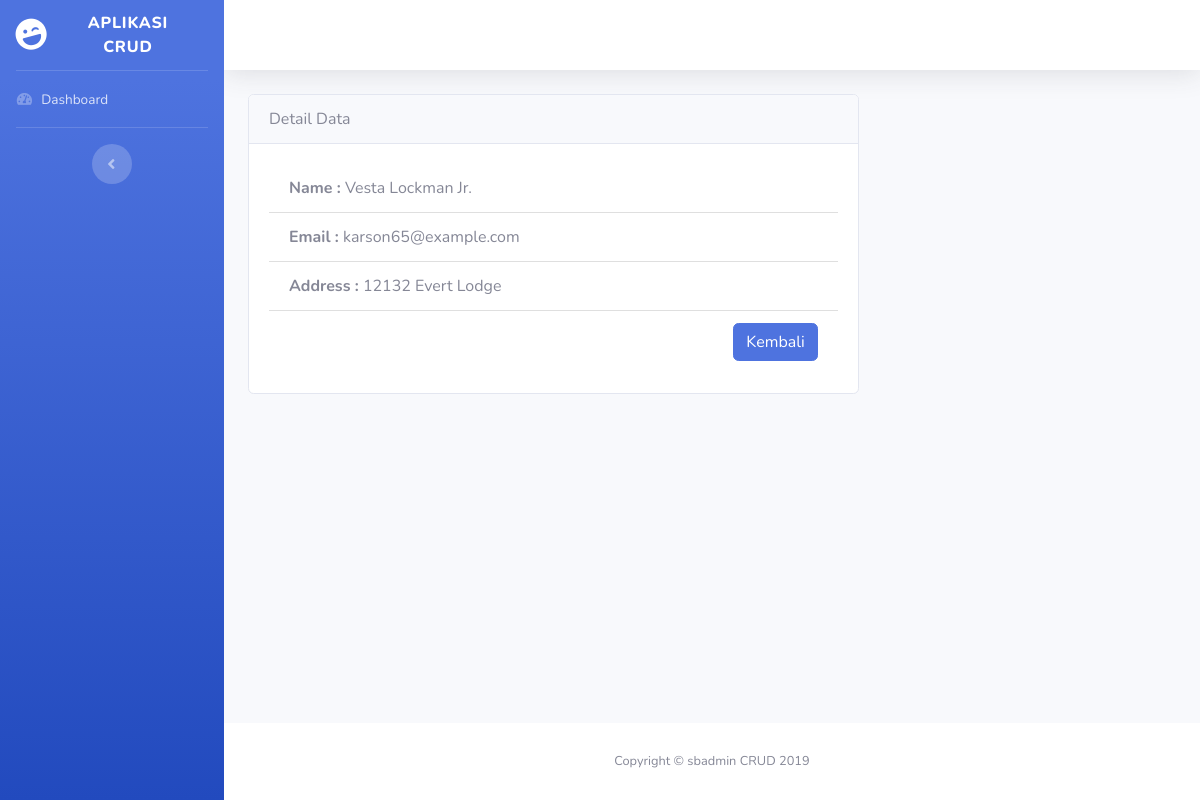
The page /home/detailData/7 on the database its author committed.
### tables this page shows
CREATE TABLE `peoples` (
  `id` int(9) UNSIGNED NOT NULL,
  `name` varchar(100) NOT NULL,
  `address` varchar(255) NOT NULL,
  `email` varchar(100) NOT NULL
);

### application/controllers/Home.php (called while the page is built, shortened)
<?php
class Home extends CI_Controller
{
    public function __construct()
    {
        $this->load->model('Peoples_model');
        $this->load->library('form_validation');
    }
    public function detailData($id)
    {
        $data['peoples'] = $this->Peoples_model->getDataById($id);
        $data['title'] = 'Detail Data';
        $this->load->view('templates/header', $data);
        $this->load->view('templates/sidebar');
        $this->load->view('templates/topbar');
        $this->load->view('home/detail', $data);
        $this->load->view('templates/footer');
    }
}

### index.php (called while the page is built, shortened)
<?php
require_once BASEPATH.'core/CodeIgniter.php';

### application/models/Peoples_model.php (called while the page is built, shortened)
<?php
class Peoples_model extends CI_model
{
    public function getDataById($id)
    {
        return $this->db->get_where('peoples', ['id' => $id])->row_array();
    }
}

### application/views/home/detail.php (the view)
<div class="container-fluid">
    <div class="row">
        <div class="col-md-8">
            <div class="card">
                <div class="card-header">
                    Detail Data
                </div>
                <div class="card-body">
                    <ul class="list-group list-group-flush">
                        <li class="list-group-item"><b>Name :</b> <?= $peoples['name']; ?></li>
                        <li class="list-group-item"><b>Email :</b> <?= $peoples['email']; ?></li>
                        <li class="list-group-item"><b>Address :</b> <?= $peoples['address']; ?></li>
                        <li class="list-group-item"><a href="<?= base_url('home'); ?>" class="btn btn-primary float-right">Kembali</a></li>
                    </ul>
                </div>
            </div>
        </div>
    </div>
</div>
</div>

### rows shown on the page
peoples: name "Vesta Lockman Jr.", email "karson65@example.com", address "12132 Evert Lodge"
